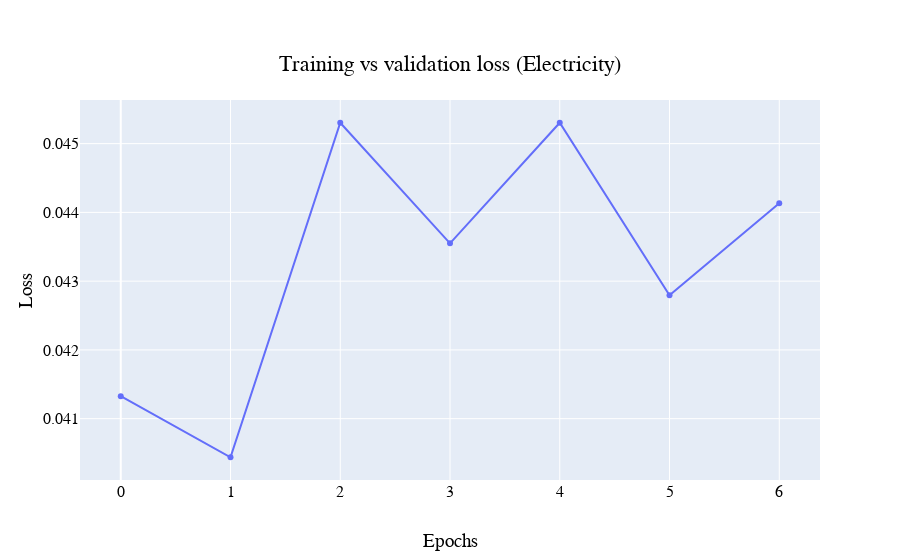

The notebook cell this image was saved under:
### Code cell
vis.plot_train_vs_val_loss(history=elec_dropout_history, a='Electricity')

### Figure 1 — Plotly figure (JSON) as saved in the notebook; plotly's stock layout.template omitted (floating-point values rounded to 4 significant figures)
{"data": [{"name": "validation Loss", "type": "scatter", "y": [0.04133, 0.04044, 0.0453, 0.04355, 0.0453, 0.0428, 0.04413]}], "layout": {"autosize": true, "font": {"color": "black", "family": "Courier New, monospace", "size": 16}, "title": {"text": "Training vs validation loss (Electricity)", "x": 0.5, "xanchor": "center", "y": 0.9, "yanchor": "top"}, "xaxis": {"autorange": true, "range": [-0.3543, 6.354], "title": {"text": "Epochs"}}, "yaxis": {"autorange": true, "range": [0.04008, 0.04566], "title": {"text": "Loss"}, "type": "linear"}}}
